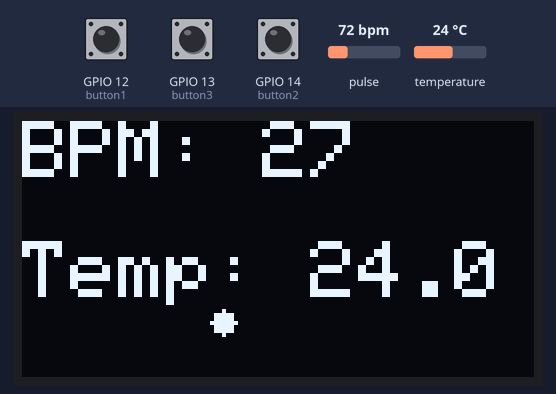
This sketch was run on a simulated ESP32. Shown: 128×64 one-colour display. The test bench sets the inputs (shaded band); at power-on: pulse 72 bpm, GPIO 12 (button1) HIGH, GPIO 13 (button3) HIGH, GPIO 14 (button2) HIGH, temperature 24 °C. Uploads are accepted with an empty reply; what the sketch prints to the serial monitor is not drawn.

Above: at 2.7 s.
2.8 s: pulse set to 42 bpm
At 4.9 s:
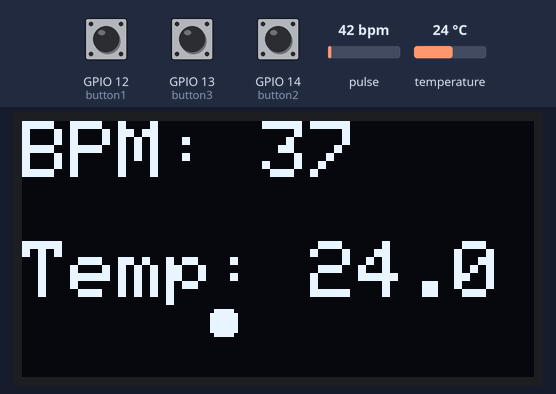
5.3 s: GPIO 12 (button1) pulled LOW for 3.2 s
At 8.9 s:
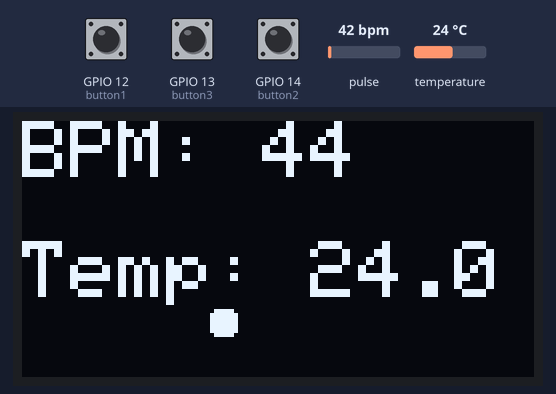
10.0 s: pulse set to 70 bpm
At 11.2 s:
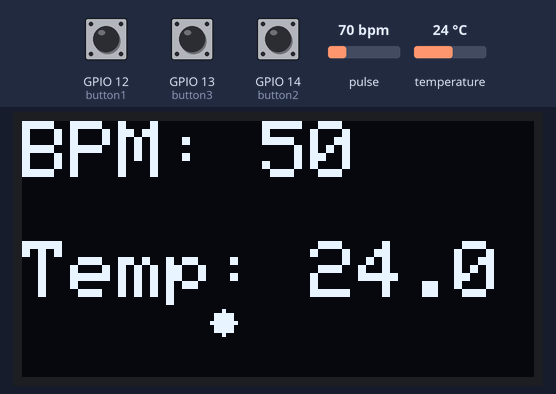
11.5 s: GPIO 13 (button3) pulled LOW for 0.15 s
At 14.0 s:
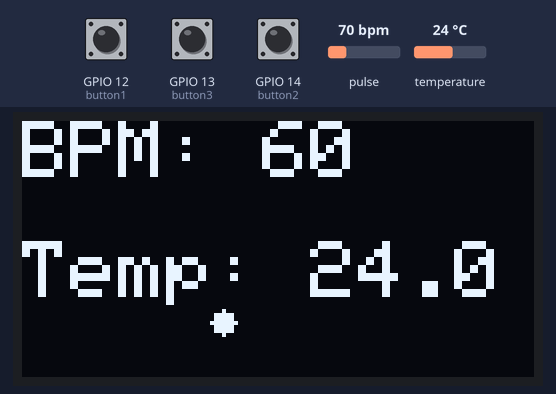
14.2 s: GPIO 14 (button2) pulled LOW for 0.15 s
At 16.1 s:
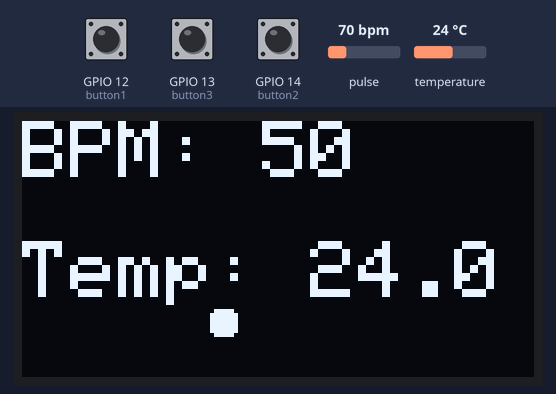
16.9 s: temperature set to 12 °C
At 17.8 s:
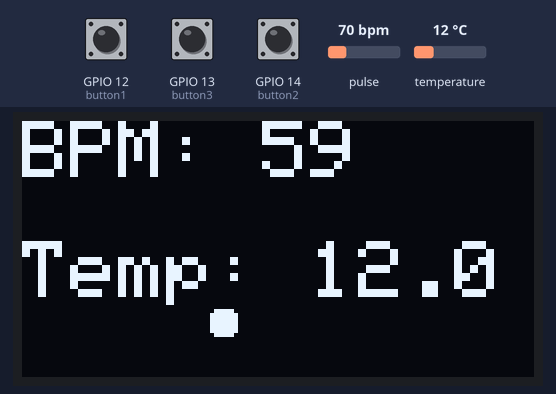
Timing chart, 0 to 19.6 s (numbered marks = the images above; inputs shaded):
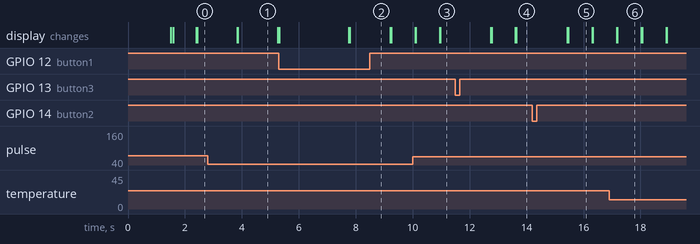

Measured:
- what the display in image 1 shows lasts 1.4 s, from 3.9 s to 5.3 s
- what the display in image 5 shows lasts 0.8 s, from 15.5 s to 16.3 s

The sketch:

program__IoT.ino
```cpp
#include <Wire.h>
#include <WiFi.h>
#include <HTTPClient.h>
#include <Adafruit_GFX.h>
#include <Adafruit_SSD1306.h>
#include "MAX30105.h"
#include "heartRate.h"
#include "UbidotsEsp32Mqtt.h"

#define SCREEN_WIDTH 128
#define SCREEN_HEIGHT 64
#define SCREEN_ADDRESS 0x3C

const char *UBIDOTS_TOKEN = "BBUS-KmrMzdP8sReCgMznESwEMQMSrWuzv4";
const char *WIFI_SSID = "Lab komputer 2";
const char *WIFI_PASS = "man12345";
const char *DEVICE_LABEL = "smart_class_system";
const char *VARIABLE_LABEL = "heart_rate";
const char *TEMP_VARIABLE_LABEL = "temperature";
const int PUBLISH_FREQUENCY = 5000;

unsigned long timer;

Ubidots ubidots(UBIDOTS_TOKEN);

Adafruit_SSD1306 display(SCREEN_WIDTH, SCREEN_HEIGHT, &Wire, -1);
MAX30105 particleSensor;

const byte RATE_SIZE = 4;
byte rates[RATE_SIZE];
byte rateSpot = 0;
long lastBeat = 0;

float beatsPerMinute;
int beatAvg;
float currentTemperature;

// Tombol AI Gemini
const int button1 = 12;
const int button2 = 14;
const int button3 = 13;

void callback(char *topic, byte *payload, unsigned int length) {
  // No relay control used in this project
}

void sendToMongo(float bpm, float temp) {
  if (WiFi.status() == WL_CONNECTED) {
    HTTPClient http;
    http.begin("http://192.168.110.83:5000/data");
    http.addHeader("Content-Type", "application/json");

    String json = "{\"heart_rate\": " + String(bpm, 2) + ", \"temperature\": " + String(temp, 2) + "}";
    int httpCode = http.POST(json);
    String payload = http.getString();

    if (httpCode > 0) {
      Serial.println("[MongoDB] Data terkirim: " + payload);
    } else {
      Serial.println("[MongoDB] Gagal mengirim data. Kode HTTP: " + String(httpCode));
    }

    http.end();
  } else {
    Serial.println("[MongoDB] WiFi tidak terhubung. Data tidak dikirim.");
  }
}

void sendToGemini(String message) {
  if (WiFi.status() == WL_CONNECTED) {
    HTTPClient http;
    http.begin("http://192.168.110.83:5000/ask_gemini");
    http.addHeader("Content-Type", "application/json");

    String json = "{\"question\": \"" + message + "\"}";

    int httpCode = http.POST(json);
    String payload = http.getString();

    if (httpCode > 0) {
      Serial.println("[Gemini] Respon: " + payload);
    } else {
      Serial.println("[Gemini] Gagal mengirim ke Gemini. Kode HTTP: " + String(httpCode));
    }
    http.end();
  } else {
    Serial.println("[Gemini] Tidak terhubung ke WiFi.");
  }
}

void setup() {
  Serial.begin(115200);
  ubidots.connectToWifi(WIFI_SSID, WIFI_PASS);
  ubidots.setCallback(callback);
  ubidots.setup();
  ubidots.reconnect();
  timer = millis();

  if (!particleSensor.begin(Wire, I2C_SPEED_FAST)) {
    Serial.println("MAX30105 was not found. Please check wiring/power.");
    while (1);
  }

  particleSensor.setup();
  particleSensor.setPulseAmplitudeRed(0x0A);
  particleSensor.setPulseAmplitudeGreen(0);
  particleSensor.enableDIETEMPRDY();

  if (!display.begin(SSD1306_SWITCHCAPVCC, SCREEN_ADDRESS)) {
    Serial.println(F("SSD1306 allocation failed"));
    for (;;);
  }
  display.clearDisplay();

  pinMode(button1, INPUT_PULLUP);
  pinMode(button2, INPUT_PULLUP);
  pinMode(button3, INPUT_PULLUP);
}

void loop() {
  long irValue = particleSensor.getIR();
  currentTemperature = particleSensor.readTemperature();

  if (checkForBeat(irValue) == true) {
    long delta = millis() - lastBeat;
    lastBeat = millis();

    beatsPerMinute = 60 / (delta / 1000.0);

    if (beatsPerMinute < 255 && beatsPerMinute > 20) {
      rates[rateSpot++] = (byte)beatsPerMinute;
      rateSpot %= RATE_SIZE;

      beatAvg = calculateAverage(rates, RATE_SIZE);
      updateDisplay(beatsPerMinute, beatAvg, currentTemperature);
      animateHeartbeat();

      if ((millis() - timer) > PUBLISH_FREQUENCY) {
        ubidots.add(VARIABLE_LABEL, beatsPerMinute);
        ubidots.add(TEMP_VARIABLE_LABEL, currentTemperature);
        ubidots.publish(DEVICE_LABEL);

        sendToMongo(beatsPerMinute, currentTemperature);

        timer = millis();
      }
    }
  }

  if (!ubidots.connected()) {
    ubidots.reconnect();
  }
  ubidots.loop();

  if (digitalRead(button1) == LOW) {
    sendToGemini("siswa stress apakah ada solusi yang bisa dilakukan ringan di kelas");
    delay(1000);
  }
  if (digitalRead(button2) == LOW) {
    sendToGemini("siswa demam apakah ada solusi yang bisa dilakukan ringan di kelas");
    delay(1000);
  }
  if (digitalRead(button3) == LOW) {
    sendToGemini("siswa kurang tidur apakah ada solusi yang bisa dilakukan ringan di kelas");
    delay(1000);
  }
}

int calculateAverage(byte *arrayToAverage, int arraySize) {
  int sum = 0;
  for (int i = 0; i < arraySize; i++) {
    sum += arrayToAverage[i];
  }
  return sum / arraySize;
}

void updateDisplay(float bpm, int avgBpm, float tempC) {
  display.clearDisplay();
  display.setTextSize(2);
  display.setTextColor(SSD1306_WHITE);

  display.setCursor(0, 0);
  //display.printf("BPM: %.1f", bpm);

  //display.setCursor(0, 15);
  display.printf("BPM: %d", avgBpm);

  display.setCursor(0, 30);
  display.printf("Temp: %.1f", tempC);

  display.display();
}

void animateHeartbeat() {
  static bool heartState = false;
  if (heartState) {
    drawHeart(true);
    heartState = false;
  } else {
    drawHeart(false);
    heartState = true;
  }
}

void drawHeart(bool fill) {
  int xOffset = 50, yOffset = 50;
  if (fill) {
    for (int i = -3; i <= 3; i++) {
      for (int j = -3; j <= 3; j++) {
        if ((i * i + j * j <= 9)) {
          display.drawPixel(xOffset + i, yOffset + j, SSD1306_WHITE);
        }
      }
    }
  } else {
    for (int i = -4; i <= 4; i++) {
      for (int j = -4; j <= 4; j++) {
        if ((i * i + j * j <= 16)) {
          int pixelColor = (i * i + j * j == 16) ? SSD1306_BLACK : SSD1306_WHITE;
          display.drawPixel(xOffset + i, yOffset + j, pixelColor);
        }
      }
    }
  }
  display.display();
}
```
